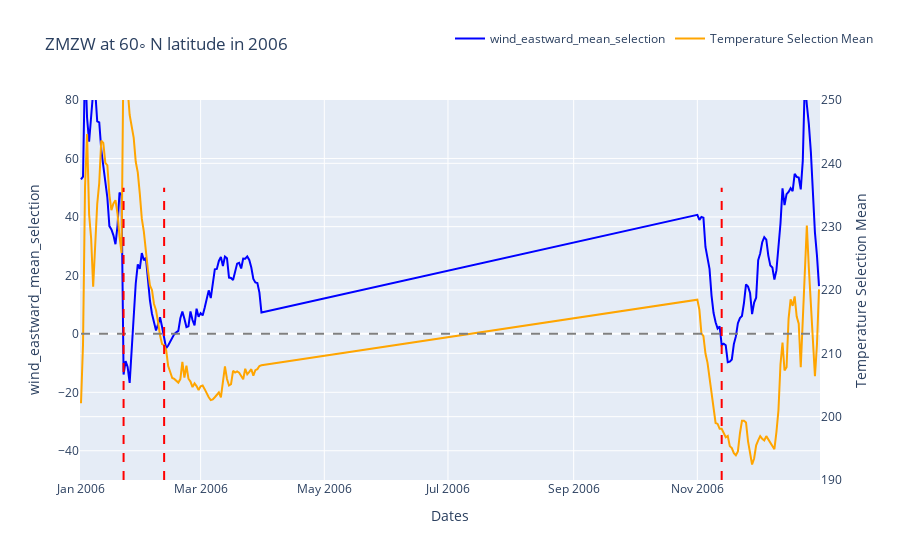

The notebook cell saved with this chart:
### Code cell
import plotly.graph_objects as go

# df = df_dataset
# Create figure and plot the DataFrame
fig = go.Figure()

# fig.add_trace(go.Scatter(x=df['dates'], y=df['res_filtered'].rolling(3).mean(), name='Res Filtered', mode='markers', marker=dict(color='blue', size=2)))
fig.add_trace(go.Scatter(x=df['dates'], y=df['wind_eastward_mean_selection'], name='wind_eastward_mean_selection', line=dict(color='blue')))
# fig.add_trace(go.Scatter(x=df['dates'], y=df['temperature_mean_selection'], name='Temperature Selection Mean', mode='markers', marker=dict(color='orange', size=3), yaxis='y2'))
fig.add_trace(go.Scatter(x=df['dates'], y=df['temperature_mean_selection'].rolling(1).mean(), name='Temperature Selection Mean', line=dict(color='orange'), yaxis='y2'))

# Add a dashed line at y=0
fig.add_shape(type='line', x0=df['dates'].min(), y0=0, x1=df['dates'].max(), y1=0, line=dict(color='gray', dash='dash'))

# Find the index of the first negative value
first_negative_index = (df['wind_eastward_mean_selection'] < 0).idxmin()

# Add vertical lines for SSW_flag == True
for i, row in df.iterrows():
    if row.SSW_flag == True:
        fig.add_shape(type='line', x0=row.dates, y0=-50, x1=row.dates, y1=50, line=dict(color='red', dash='dash'))

# Set layout
fig.update_layout(
    yaxis=dict(
        range=[-50, 80],
        title='wind_eastward_mean_selection'
    )
    ,yaxis2=dict(
        range=[190, 250],
        title='Temperature Selection Mean',
        side='right',
        overlaying='y'
    )
    ,xaxis=dict(title='Dates'),
    title=f'ZMZW at 60◦ N latitude in {YEAR}',
    legend=dict(orientation="h", y=1.2, x=0.5)
)

# Show the plot
fig.show()

### Figure 1 — Plotly figure (JSON) as saved in the notebook; plotly's stock layout.template omitted (floating-point values rounded to 4 significant figures; data arrays with more than 128 entries replaced by an {"elided": "..."} marker saying what was removed)
{"data": [{"line": {"color": "blue"}, "name": "wind_eastward_mean_selection", "type": "scatter", "x": {"elided": "151 str values"}, "y": {"elided": "151 float values"}}, {"line": {"color": "orange"}, "name": "Temperature Selection Mean", "type": "scatter", "x": {"elided": "151 str values"}, "y": {"elided": "151 float values"}, "yaxis": "y2"}], "layout": {"legend": {"orientation": "h", "x": 0.5, "y": 1.2}, "shapes": [{"line": {"color": "gray", "dash": "dash"}, "type": "line", "x0": "2006-01-01T00:00:00", "x1": "2006-12-31T00:00:00", "y0": 0, "y1": 0}, {"line": {"color": "red", "dash": "dash"}, "type": "line", "x0": "2006-01-22T00:00:00", "x1": "2006-01-22T00:00:00", "y0": -50, "y1": 50}, {"line": {"color": "red", "dash": "dash"}, "type": "line", "x0": "2006-02-11T00:00:00", "x1": "2006-02-11T00:00:00", "y0": -50, "y1": 50}, {"line": {"color": "red", "dash": "dash"}, "type": "line", "x0": "2006-11-13T00:00:00", "x1": "2006-11-13T00:00:00", "y0": -50, "y1": 50}], "title": {"text": "ZMZW at 60◦ N latitude in 2006"}, "xaxis": {"title": {"text": "Dates"}}, "yaxis": {"range": [-50, 80], "title": {"text": "wind_eastward_mean_selection"}}, "yaxis2": {"overlaying": "y", "range": [190, 250], "side": "right", "title": {"text": "Temperature Selection Mean"}}}}
